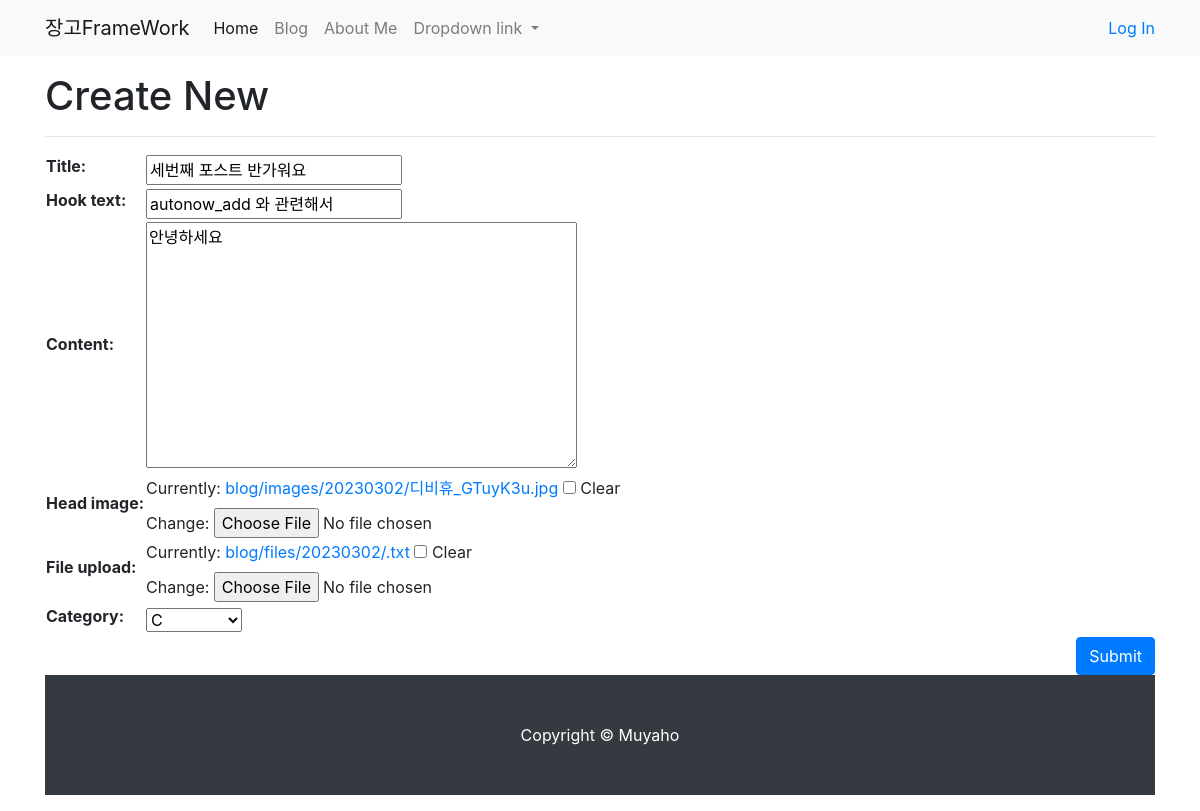
Screenshot of /blog/update_post/3/ (signed in) with the database file from the repository.
### blog/models.py (models this page shows, shortened)
class Post(models.Model):
    title= models.CharField(max_length=30)
    content= models.TextField()
    hook_text= models.CharField(max_length=100,blank=True)
    head_image=models.ImageField(upload_to='blog/images/%Y%m%d/',blank=True)
    file_upload=models.FileField(upload_to='blog/files/%Y%m%d/', blank=True)
    created_at= models.DateTimeField(auto_now_add=True)
    updated_at=models.DateTimeField(auto_now=True)
    author=models.ForeignKey(User,on_delete=models.SET_NULL,null=True)
    category=models.ForeignKey(Category,null=True,blank=True,on_delete=models.SET_NULL)
    tags=models.ManyToManyField(Tag,blank=True)

### blog/views.py (the view)
# urls.py: path('blog/update_post/<int:pk>/',views.PostUpdate.as_view()),
class PostUpdate(LoginRequiredMixin,UpdateView) :
    model = Post
    fields = ['title','hook_text','content','head_image','file_upload','category']

### blog/models.py (called while the page is built)
    def __str__(self):
        return self.name

### blog/templates/blog/post_form.html (shortened to what this page needs)
{% extends 'blog/base_full_width.html'%}
{% block main_area %}
<h1>Create New</h1>
<hr/>
<form method="post" enctype="multipart/form-data">
  <table>
    {{form}}
  </table>
  <button type="submit" class="btn btn-primary float-right">Submit</button>
</form>
{% endblock %}

### rows the page displays
Post: title "세번째 포스트 반가워요", hook_text "autonow_add 와 관련해서", content "안녕하세요", category "C"
